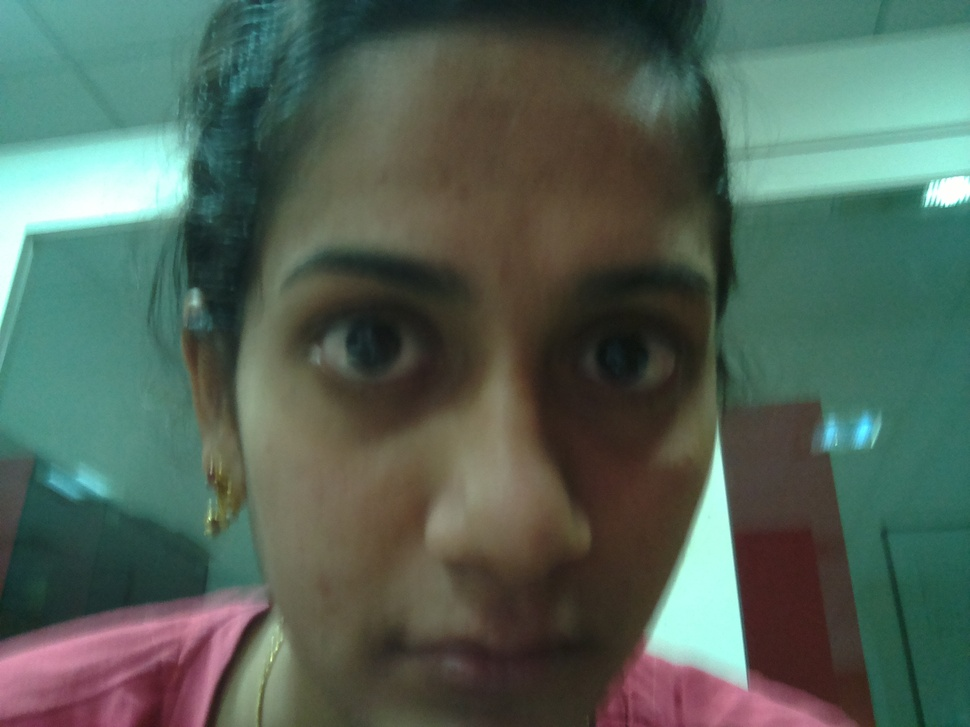
#> input picture pi-master/face/image.jpeg, 970 x 727 px, shrunk from 2592 x 1944 before the run
$ python people.py   (Python 2 division)
#> lines starting #> are read from the running program, lines starting #| are printed output that depends on the picture
import numpy as np
import cv2
import math
from PIL import Image
import os, os.path


face_cascade = cv2.CascadeClassifier('/home/pi/opencv/data/haarcascades/haarcascade_frontalface_default.xml')

eye_cascade = cv2.CascadeClassifier('/home/pi/opencv/data/haarcascades/haarcascade_eye.xml')

img=cv2.imread("image.jpeg")
#> img is the input picture: shape (727, 970, 3); mean B, G, R 87.2, 98.8, 82

gray = cv2.cvtColor(img, cv2.COLOR_BGR2GRAY)
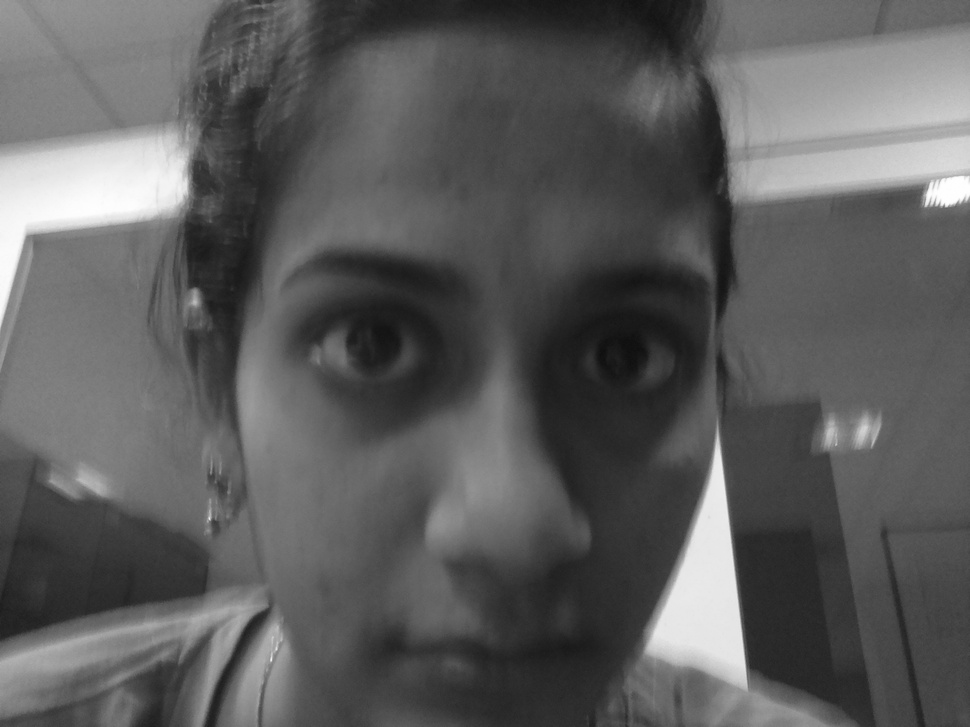
#> gray: shape (727, 970); min 15, max 255, mean 92.4
faces = face_cascade.detectMultiScale(gray, 1.3, 5)
#> faces = ()
print faces
print("the no of face is ",len(faces))
#| the no of face is  0

for (x,y,w,h) in faces:
    cv2.rectangle(img,(x,y),(x+w,y+h),(255,0,0),2)

    roi_gray = gray[y:y+h, x:x+w]
    roi_color = img[y:y+h, x:x+w]
    eyes = eye_cascade.detectMultiScale(roi_gray)
    for (ex,ey,ew,eh) in eyes:
        cv2.rectangle(roi_color,(ex,ey),(ex+ew,ey+eh),(0,255,0),2)

    cv2.imshow('img',img)
    cv2.waitKey(0)
#> this loop made 0 passes

$ run again, with pi-master/face/bala.jpeg copied over pi-master/face/image.jpeg
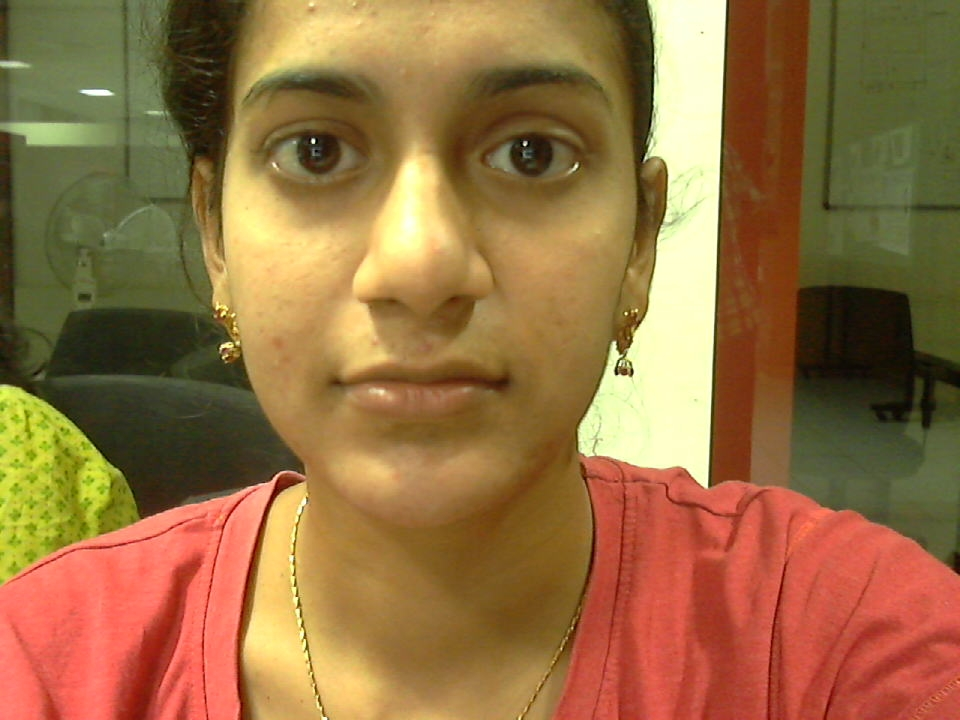
#> input picture pi-master/face/bala.jpeg, 960 x 720 px
#> img is the input picture: shape (720, 960, 3); mean B, G, R 66.1, 111.6, 149.8
#> `gray = cv2.cvtColor(img, cv2.COLOR_BGR2GRAY)`:
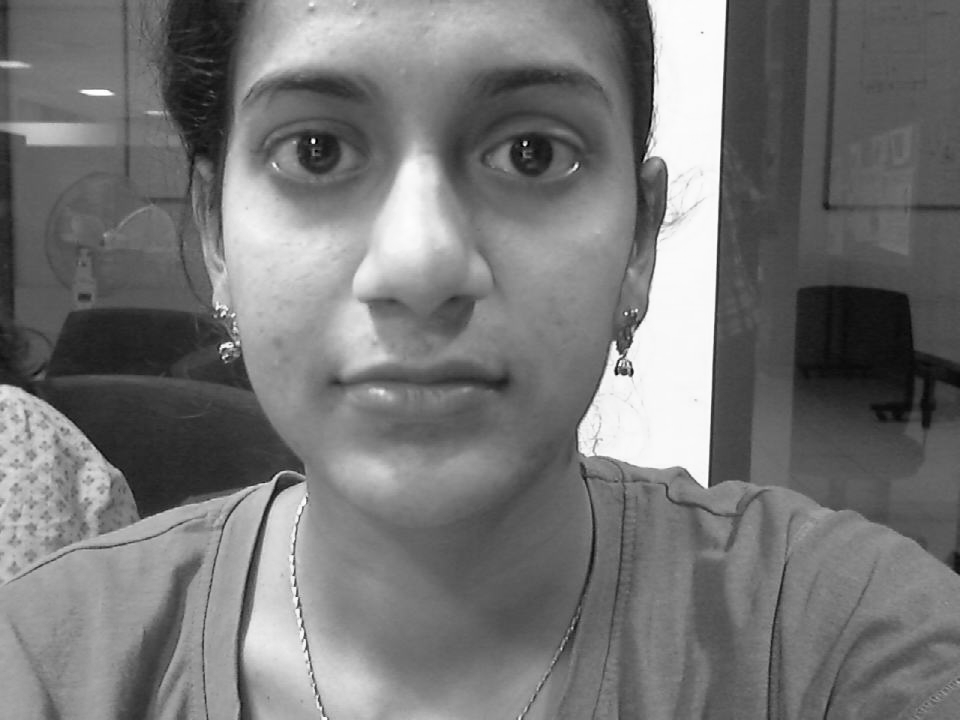
#> gray: shape (720, 960); min 1, max 255, mean 117.8
#> faces = ()
#| the no of face is  0

$ run again, with pi-master/face/face.jpeg copied over pi-master/face/image.jpeg
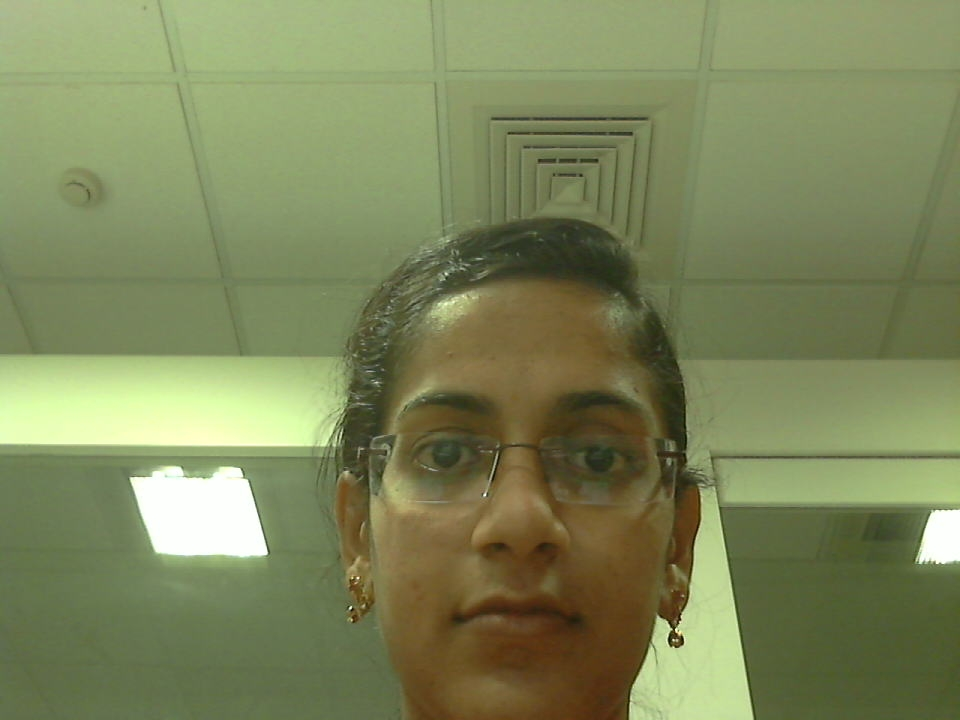
#> input picture pi-master/face/face.jpeg, 960 x 720 px
#> img is the input picture: shape (720, 960, 3); mean B, G, R 90.3, 134, 125.6
#> `gray = cv2.cvtColor(img, cv2.COLOR_BGR2GRAY)`:
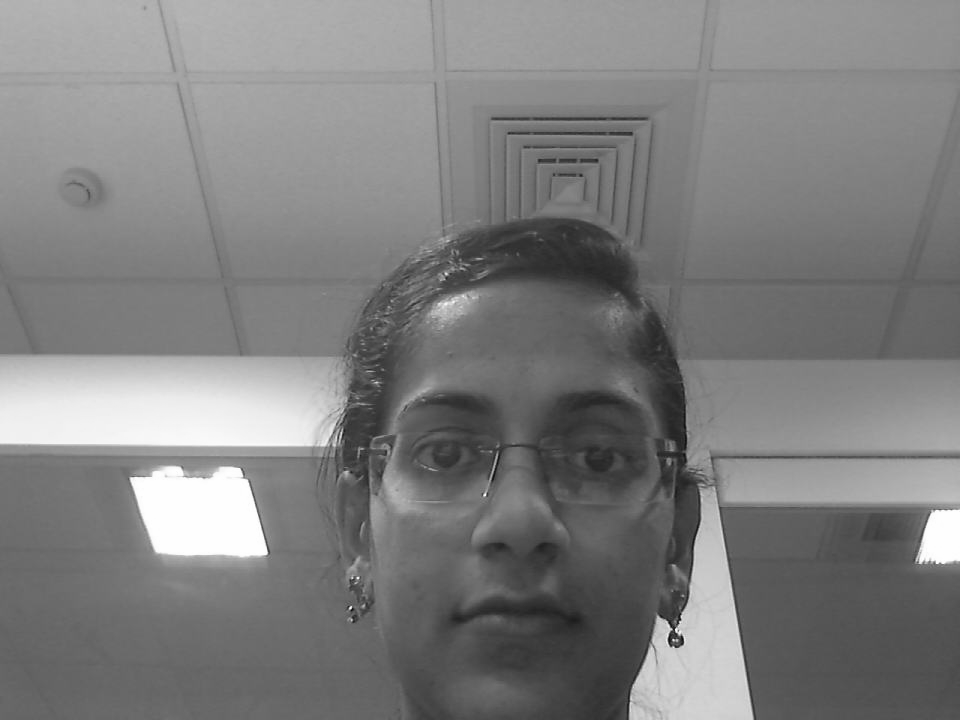
#> gray: shape (720, 960); min 10, max 255, mean 126.6
#> faces = [[311, 284, 416, 416]]
#| [[311 284 416 416]]
#| the no of face is  1
#> the loop `for (x,y,w,h) in faces:` made 1 pass
#> (x, y, w, h, eyes) on pass 1: (311, 284, 416, 416, [[93, 140, 69, 69], [243, 136, 85, 85]])
#> after the loop `for (x,y,w,h) in faces:`:
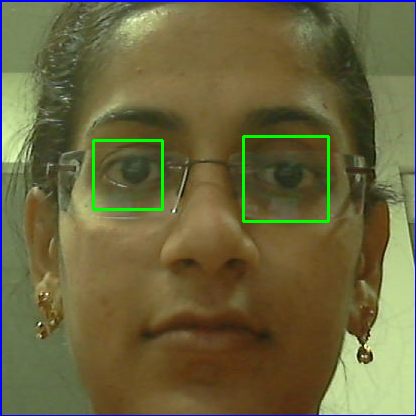
#> roi_color: shape (416, 416, 3); mean B, G, R 62.4, 101.4, 106.3

$ run again, with pi-master/face/face.jpg copied over pi-master/face/image.jpeg
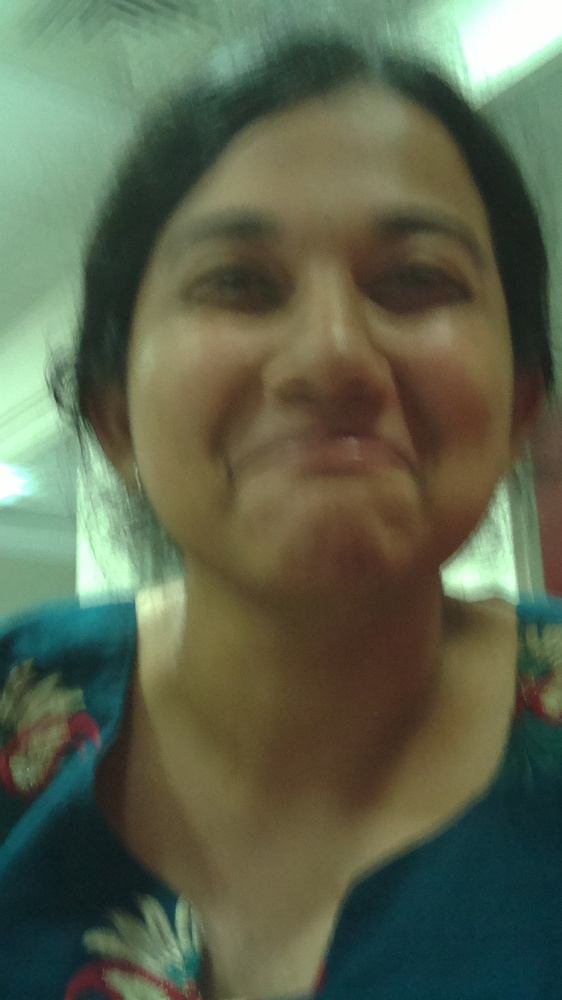
#> input picture pi-master/face/face.jpg, 562 x 1000 px, shrunk from 900 x 1600 before the run
#> img is the input picture: shape (1000, 562, 3); mean B, G, R 77.8, 100.4, 92.2
#> `gray = cv2.cvtColor(img, cv2.COLOR_BGR2GRAY)`:
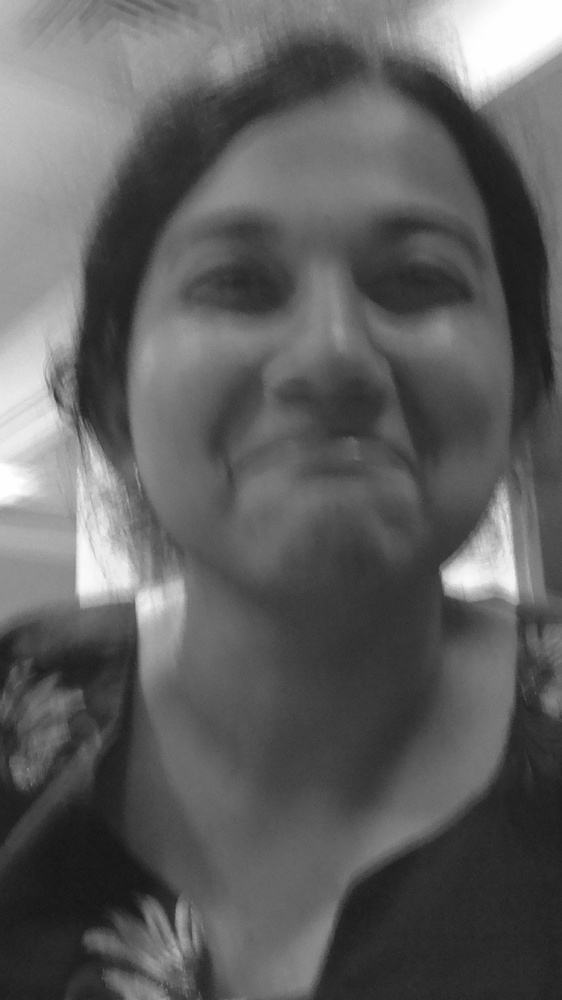
#> gray: shape (1000, 562); min 21, max 255, mean 95.4
#> faces = [[110, 110, 430, 430]]
#| [[110 110 430 430]]
#| the no of face is  1
#> the loop `for (x,y,w,h) in faces:` made 1 pass
#> after the loop `for (x,y,w,h) in faces:`:
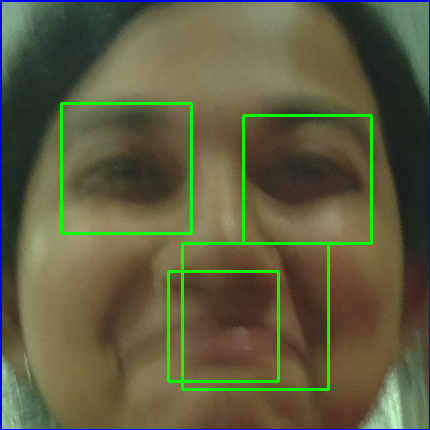
#> roi_color: shape (430, 430, 3); mean B, G, R 63.9, 93.5, 92.7
